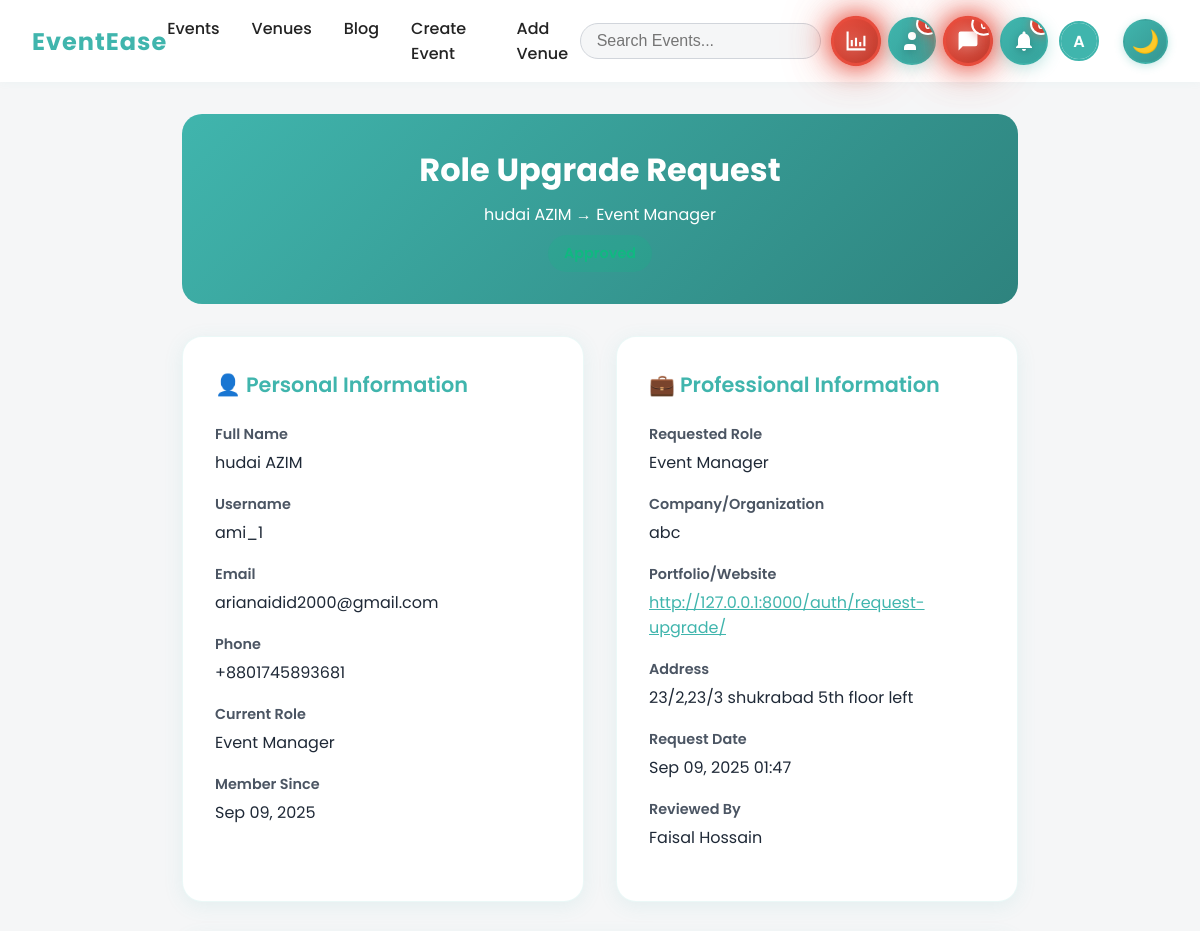
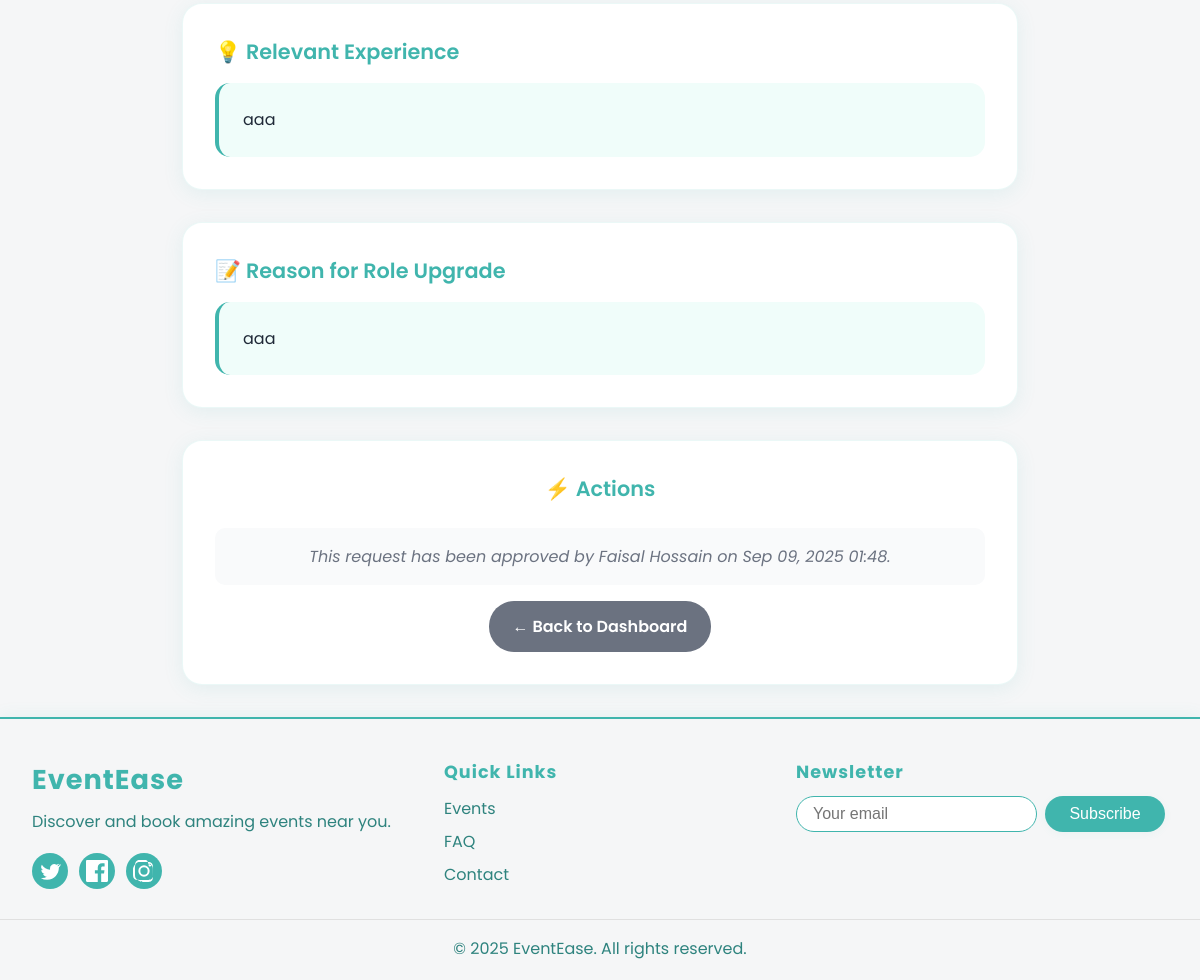
The app's page /auth/admin/request/1/ (signed in) with its own data (2 pictures, top to bottom).
### users/models.py (models this page shows, shortened)
class RoleUpgradeRequest(models.Model):
    STATUS_CHOICES = [
        ('pending', 'Pending'),
        ('approved', 'Approved'),
        ('rejected', 'Rejected'),
    ]
    user = models.ForeignKey(User, on_delete=models.CASCADE)
    requested_role = models.CharField(max_length=20, choices=UserProfile.ROLE_CHOICES)
    reason = models.TextField(help_text="Why do you want this role?")
    company_name = models.CharField(max_length=100, blank=True, null=True, help_text="Company/Organization name")
    experience = models.TextField(blank=True, null=True, help_text="Relevant experience")
    portfolio = models.URLField(blank=True, null=True, help_text="Portfolio or website URL")
    phone = models.CharField(max_length=15, blank=True, null=True)
    address = models.TextField(blank=True, null=True)
    status = models.CharField(max_length=10, choices=STATUS_CHOICES, default='pending')
    created_at = models.DateTimeField(auto_now_add=True)
    updated_at = models.DateTimeField(auto_now=True)
    reviewed_by = models.ForeignKey(User, on_delete=models.SET_NULL, null=True, blank=True, related_name='reviewed_requests')

class UserProfile(models.Model):
    ROLE_CHOICES = [
        ('basic_user', 'Basic User'),
        ('event_manager', 'Event Manager'),
        ('venue_manager', 'Venue Manager'),
        ('admin', 'Admin'),
    ]
    user = models.OneToOneField(User, on_delete=models.CASCADE, related_name='profile')
    role = models.CharField(max_length=20, choices=ROLE_CHOICES, default='basic_user')
    phone = models.CharField(max_length=15, blank=True, null=True)
    address = models.TextField(blank=True, null=True)
    bio = models.TextField(max_length=500, blank=True, null=True)
    avatar = models.ImageField(upload_to='avatars/', blank=True, null=True)
    created_at = models.DateTimeField(auto_now_add=True)
    updated_at = models.DateTimeField(auto_now=True)

### users/views.py (the view)
# urls.py: path('admin/request/<int:request_id>/', views.view_upgrade_request, name='view_upgrade_request'),
@user_passes_test(is_admin)
def view_upgrade_request(request, request_id):
    if not is_admin(request.user):
        return HttpResponseForbidden("You don't have permission to access this page.")
    upgrade_request = get_object_or_404(RoleUpgradeRequest, id=request_id)
    return render(request, 'users/view_upgrade_request.html', {'upgrade_request': upgrade_request})

### templates/users/view_upgrade_request.html (shortened to what this page needs)
{% extends 'base.html' %}
{% load static %}
{% block content %}
<div class="request-container">
    <div class="request-header">
        <h1>Role Upgrade Request</h1>
        <p>{{ upgrade_request.user.first_name }} {{ upgrade_request.user.last_name }} → {{ upgrade_request.get_requested_role_display }}</p>
        <div class="status-badge status-{{ upgrade_request.status }}">
        </div>
    </div>
    <div class="info-grid">
        <div class="info-card">
            <h3>👤 Personal Information</h3>
            <div class="info-item">
                <div class="info-label">Full Name</div>
                <div class="info-value">{{ upgrade_request.user.first_name }} {{ upgrade_request.user.last_name }}</div>
            </div>
            <div class="info-item">
                <div class="info-label">Username</div>
                <div class="info-value">{{ upgrade_request.user.username }}</div>
            </div>
            <div class="info-item">
                <div class="info-label">Email</div>
                <div class="info-value">{{ upgrade_request.user.email }}</div>
            </div>
            <div class="info-item">
                <div class="info-label">Phone</div>
                <div class="info-value">{{ upgrade_request.phone|default:"Not provided" }}</div>
            </div>
            <div class="info-item">
                <div class="info-label">Current Role</div>
                <div class="info-value">{{ upgrade_request.user.profile.get_role_display }}</div>
            </div>
            <div class="info-item">
                <div class="info-label">Member Since</div>
                <div class="info-value">{{ upgrade_request.user.date_joined|date:"M d, Y" }}</div>
            </div>
        </div>
        <div class="info-card">
            <h3>💼 Professional Information</h3>
            <div class="info-item">
                <div class="info-label">Requested Role</div>
                <div class="info-value">{{ upgrade_request.get_requested_role_display }}</div>
            </div>
            <div class="info-item">
                <div class="info-label">Company/Organization</div>
                <div class="info-value">{{ upgrade_request.company_name|default:"Not provided" }}</div>
            </div>
            <div class="info-item">
                <div class="info-label">Portfolio/Website</div>
                <div class="info-value">
                    {% if upgrade_request.portfolio %}
                        <a href="{{ upgrade_request.portfolio }}" target="_blank" style="color: #40B5AD;">{{ upgrade_request.portfolio }}</a>
                    {% else %}
                        Not provided
                    {% endif %}
                </div>
            </div>
            <div class="info-item">
                <div class="info-label">Address</div>
                <div class="info-value">{{ upgrade_request.address|default:"Not provided" }}</div>
            </div>
            <div class="info-item">
                <div class="info-label">Request Date</div>
                <div class="info-value">{{ upgrade_request.created_at|date:"M d, Y H:i" }}</div>
            </div>
            {% if upgrade_request.reviewed_by %}
            <div class="info-item">
                <div class="info-label">Reviewed By</div>
                <div class="info-value">{{ upgrade_request.reviewed_by.first_name }} {{ upgrade_request.reviewed_by.last_name }}</div>
            </div>
            {% endif %}
        </div>
    </div>
    {% if upgrade_request.experience %}
    <div class="request-reason">
        <h3>💡 Relevant Experience</h3>
        <div class="reason-text">{{ upgrade_request.experience|linebreaks }}</div>
    </div>
    {% endif %}
    <div class="request-reason">
        <h3>📝 Reason for Role Upgrade</h3>
        <div class="reason-text">{{ upgrade_request.reason|linebreaks }}</div>
    </div>
    <div class="actions-card">
        <h3>⚡ Actions</h3>
        {% if upgrade_request.status == 'pending' %}
            <div class="action-buttons">
                <form method="post" action="{% url 'users:process_upgrade_request' upgrade_request.id %}" style="display: inline;">
                    {% csrf_token %}
                    <input type="hidden" name="action" value="approve">
                    <button type="submit" class="btn btn-approve" onclick="return confirm('Are you sure you want to approve this request?')">
                        ✅ Approve Request
                    </button>
                </form>
                <form method="post" action="{% url 'users:process_upgrade_request' upgrade_request.id %}" style="display: inline;">
                    {% csrf_token %}
                    <input type="hidden" name="action" value="reject">
                    <button type="submit" class="btn btn-reject" onclick="return confirm('Are you sure you want to reject this request?')">
                        ❌ Reject Request
                    </button>
                </form>
            </div>
        {% else %}
            <div class="processed-info">
                This request has been {{ upgrade_request.get_status_display|lower }}
                {% if upgrade_request.reviewed_by %}
                    by {{ upgrade_request.reviewed_by.first_name }} {{ upgrade_request.reviewed_by.last_name }}
                {% endif %}
                on {{ upgrade_request.updated_at|date:"M d, Y H:i" }}.
            </div>
        {% endif %}
        <a href="{% url 'users:admin_dashboard' %}" class="btn-back">← Back to Dashboard</a>
    </div>
</div>
{% endblock %}

### templates/base.html (shortened to what this page needs)
<!DOCTYPE html>
<html lang="en">
<head>
    {% load static %}
    <link rel="stylesheet" href="{% static 'css/style.css' %}">
</head>
<body>
    <nav>
        <div class="logo">
            <h1><a href="{% url 'home' %}" style="text-decoration: none; color: inherit;">EventEase</a></h1>
        </div>
        <ul class="nav-links">
            <li><a href="{% url 'events:event_list' %}">Events</a></li>
            <li><a href="{% url 'venues:venue_list' %}">Venues</a></li>
            <li><a href="{% url 'blog:blog_list' %}">Blog</a></li>
            {% if user.is_authenticated %}
                {% if user.profile.role == 'admin' or user.profile.role == 'event_manager' %}
                    <li><a href="{% url 'events:event_create' %}">Create Event</a></li>
                {% endif %}
                {% if user.profile.role == 'admin' or user.profile.role == 'venue_manager' %}
                    <li><a href="{% url 'venues:venue_create' %}">Add Venue</a></li>
                {% endif %}
            {% endif %}
        </ul>
        <div class="nav-right">
            <input type="text" class="search-bar" placeholder="Search Events...">
            {% if user.is_authenticated %}
                <div class="notification-group" style="display: flex !important; flex-direction: row !important; align-items: center; gap: 0.3rem; flex-wrap: nowrap;">
                    <a href="{% url 'users:dashboard' %}" class="notification-bell dashboard-notification" title="Dashboard" aria-label="Dashboard" style="display: inline-flex !important; margin: 0; float: none;">
                        <svg width="24" height="24" viewBox="0 0 24 24" fill="currentColor">
                            <path d="M3 3v18h18v-2H5V3H3zm4 14h2v-6H7v6zm4 0h2V9h-2v8zm4 0h2v-4h-2v4zm4 0h2V7h-2v10z"/>
                        </svg>
                    </a>
                    <a href="{% url 'users:friends' %}" class="notification-bell friends-notification" title="Friends" aria-label="Friends" style="display: inline-flex !important; margin: 0; float: none;">
                        <svg width="24" height="24" viewBox="0 0 24 24" fill="currentColor">
                            <path d="M16 21v-2a4 4 0 0 0-4-4H8a4 4 0 0 0-4 4v2"/>
                            <circle cx="12" cy="7" r="4"/>
                        </svg>
                        <span class="notification-count friends-count" id="friends-count" style="display: none !important;">0</span>
                    </a>
                    <a href="{% url 'users:messages' %}" class="notification-bell messages-notification" title="Messages" aria-label="Messages" style="display: inline-flex !important; margin: 0; float: none;">
                        <svg width="24" height="24" viewBox="0 0 24 24" fill="currentColor">
                            <path d="M21 15a2 2 0 0 1-2 2H7l-4 4V5a2 2 0 0 1 2-2h14a2 2 0 0 1 2 2v10Z"/>
                            <path d="M8 10h8M8 14h4" stroke="white" stroke-width="1.5" stroke-linecap="round"/>
                        </svg>
                        <span class="notification-count messages-count" id="messages-count" style="display: none !important;">0</span>
                    </a>
                    <a href="{% url 'notifications:notification_list' %}" class="notification-bell notifications-notification" title="Notifications - Click to view" style="display: inline-flex !important; margin: 0; float: none;">
                        <svg width="24" height="24" fill="currentColor" viewBox="0 0 24 24">
                            <path d="M12 22c1.1 0 2-.9 2-2h-4c0 1.1.9 2 2 2zm6-6v-5c0-3.07-1.64-5.64-4.5-6.32V4c0-.83-.67-1.5-1.5-1.5s-1.5.67-1.5 1.5v.68C7.63 5.36 6 7.92 6 11v5l-2 2v1h16v-1l-2-2z"/>
                        </svg>
                        <span class="notification-count" id="notification-count" style="display: none !important;">0</span>
                    </a>
                </div>
                <a href="{% url 'users:profile' %}" class="profile-icon-link">
                    <div class="profile-icon">
                        {% if user.profile.avatar %}
                            <img src="{{ user.profile.avatar.url }}" alt="Profile Picture">
                        {% else %}
                            <div class="profile-icon-placeholder">
                                {{ user.first_name.0|default:user.username.0|upper }}
                            </div>
                        {% endif %}
                    </div>
                </a>
            {% else %}
                <a href="{% url 'users:login' %}" class="login-btn">Login</a>
                <a href="{% url 'users:signup' %}" class="signup-btn">Sign Up</a>
            {% endif %}
            <button id="toggle-mode" class="toggle-mode">🌙</button>
        </div>
    </nav>
    {% block content %}
    {% endblock %}
    <footer>
        <div class="footer-content">
            <div class="footer-main">
                <div class="footer-brand">
                    <h2>EventEase</h2>
                    <p class="footer-tagline">Discover and book amazing events near you.</p>
                    <div class="footer-social">
                        <a href="#" aria-label="Twitter">
                        </a>
                        <a href="#" aria-label="Facebook">
                        </a>
                        <a href="#" aria-label="Instagram">
                        </a>
                    </div>
                </div>
                <div class="footer-links">
                    <h3>Quick Links</h3>
                    <ul>
                        <li><a href="{% url 'events:event_list' %}">Events</a></li>
                        <li><a href="#">FAQ</a></li>
                        <li><a href="#">Contact</a></li>
                    </ul>
                </div>
                <div class="footer-newsletter">
                    <h3>Newsletter</h3>
                    <form>
                        <input type="email" placeholder="Your email" required>
                        <button type="submit" class="btn">Subscribe</button>
                    </form>
                </div>
            </div>
            <div class="footer-bottom">
                <p>&copy; 2025 EventEase. All rights reserved.</p>
            </div>
        </div>
    </footer>
</body>
</html>

### records on screen
RoleUpgradeRequest: user.first_name "hudai", user.last_name "AZIM", requested_role "Event Manager", user.username "ami_1", user.email "arianaidid2000@gmail.com", phone "+8801745893681", user.profile.role "Event Manager", user.date_joined "Sep 09, 2025", company_name "abc", portfolio "http://127.0.0.1:8000/auth/request-upgrade/", address "23/2,23/3 shukrabad 5th floor left", created_at "Sep 09, 2025 01:47", reviewed_by.first_name "Faisal", reviewed_by.last_name "Hossain", experience "aaa", reason "aaa", status "approved", updated_at "Sep 09, 2025 01:48"

### other values on screen
{{ user.first_name.0|default:user.username.0|upper }} "A"
